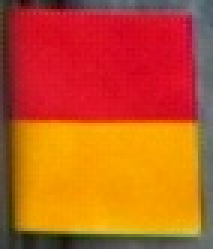
#> input picture Test/image_roi.jpg, 71 x 83 px (shown 3 times larger)
$ python -i landmark_test.py   (imports and definitions only)
#> lines starting #> are read from the running program, lines starting #| are printed output that depends on the picture; after the words box and inside, x2 and y2 are one past the last pixel; in counts of white or black regions, pixels touching at a corner belong together
#> further down, picture is the input picture: shape (83, 71, 3); mean B, G, R 31.9, 86.8, 195
import os

import cv2
import numpy as np

from app.core.location.locationservice import PointLocationService
from app.log.logtool import mylog_debug

# [9 lines not run here, left out]
# [1 line that did not run here, left out]


# find_landmark_contours()

# [39 lines left out: functions filter_point, drop_unrule_points, not called in this run]


def find_landmark_contours(img):
	gray = cv2.cvtColor(img, cv2.COLOR_BGR2GRAY)
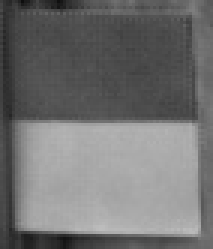
#> gray: shape (83, 71) (shown 3 times larger); min 14, max 189, mean 112.9
	# rows, cols = gray.shape
	ret, binary = cv2.threshold(gray, 60, 250, cv2.THRESH_BINARY)  # 灰度阈值
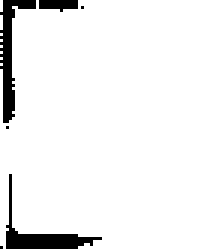
#> binary: shape (83, 71) (shown 3 times larger); values 0 (black) and 250 (white), 93.7% white; 6 black regions (3 under 20 px)
	contours, _drop = cv2.findContours(binary, cv2.RETR_EXTERNAL,
	                                   cv2.CHAIN_APPROX_SIMPLE)
#> contours = 9 contours, 8 with area under 20; largest, box (x1, y1, x2, y2) and area: (0, 0, 71, 83) 5312

	cv2.namedWindow("final_binary", 0)
	cv2.imshow("final_binary", binary)
	#
	cv2.namedWindow("contour_result", 0)
	#
	cv2.drawContours(img, contours, -1, (0, 255, 255), 5)
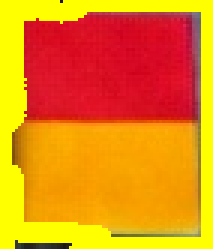
#> img: shape (83, 71, 3) (shown 3 times larger); mean B, G, R 16.6, 134.6, 232.6
	cv2.imshow("contour_result", img)

	return contours, binary


# [78 lines left out: function draw_map, not called in this run]


def on_EVENT_LBUTTONDOWN(event, x, y, flags, param):
	if event == cv2.EVENT_LBUTTONDOWN:
		print("x:{},y:{}".format(x, y))


# draw_map(template_img=img2, destimg=img5)

# [39 lines left out: functions process_landmark, process_laster, not called in this run]


# [1 line not run here, left out]

>>> import cv2
>>> picture = cv2.imread('image_roi.jpg')
>>> result = find_landmark_contours(picture)
